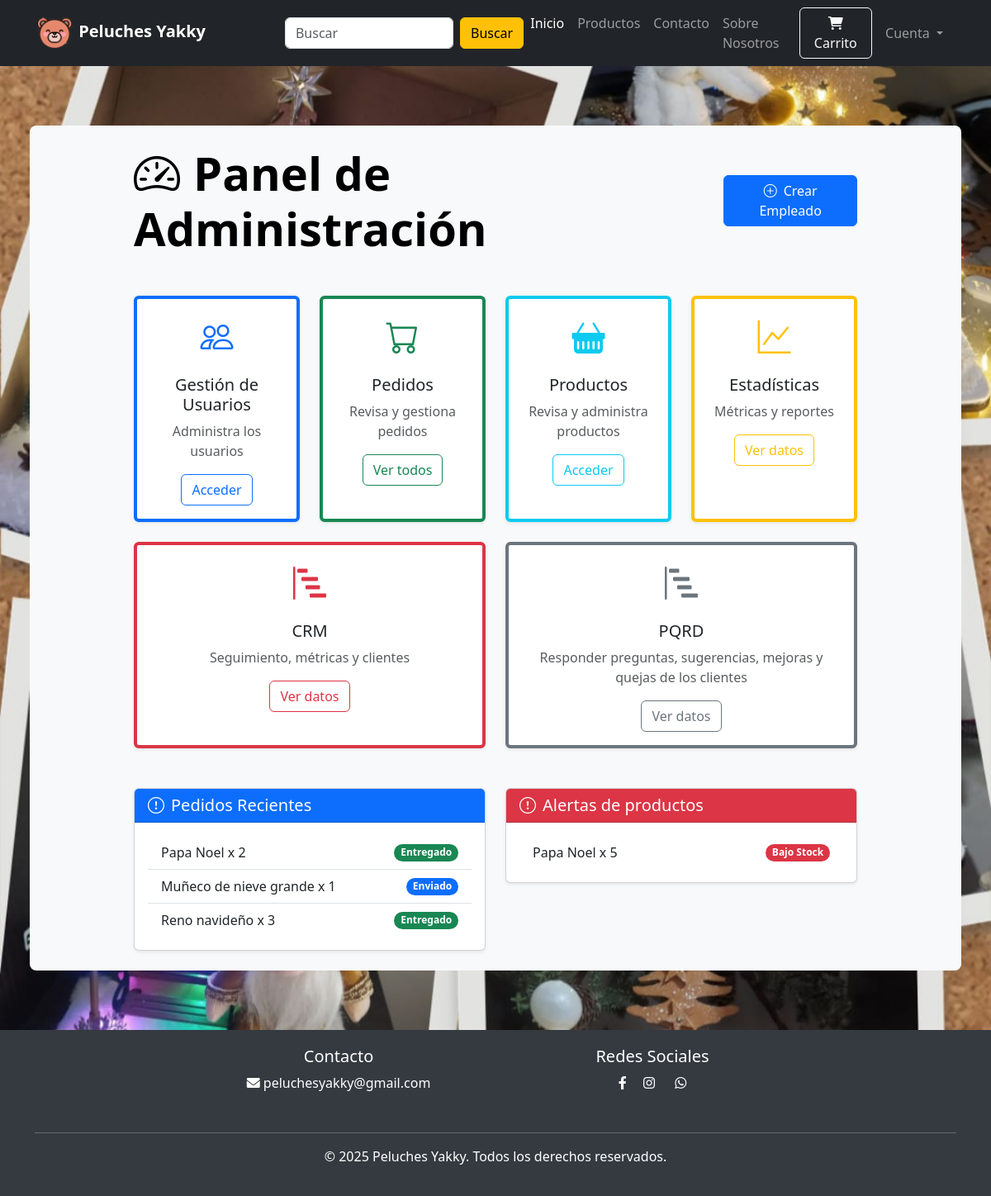
Page /adminvista (signed in) on the committed database.
### website/models/order_model.py (models this page shows, shortened)
class Order(db.Model):
    id = db.Column(db.Integer, primary_key=True)
    quantity = db.Column(db.Integer, nullable=False)
    price = db.Column(db.Float, nullable=False)
    status = db.Column(db.String(100), default="Pendiente")
    payment_id = db.Column(db.String(1000), default=lambda: str(uuid.uuid4())[:8])
    address = db.Column(db.String(1000), nullable=False)
    phone = db.Column(db.String(20), nullable=False)
    forma_pago = db.Column(db.String(20), nullable=False)
    fecha_creacion = db.Column(db.DateTime(), default=datetime.utcnow)
    customer_link = db.Column(db.Integer, db.ForeignKey("customer.id"), nullable=False)
    product_link = db.Column(db.Integer, db.ForeignKey("product.id"), nullable=False)

### website/models/producto_model.py (models this page shows, shortened)
class Product(db.Model):
    id = db.Column(db.Integer, primary_key=True)
    product_name = db.Column(db.String(100), nullable=False)
    current_price = db.Column(db.Integer, nullable=False)
    precio_costo = db.Column(db.Integer, nullable=False)  # tarea
    previous_price = db.Column(db.Integer, nullable=False)
    in_stock = db.Column(db.Integer, nullable=False)
    product_picture = db.Column(db.String(1000), nullable=False)
    flash_sale = db.Column(db.Boolean, default=False)
    date_added = db.Column(db.DateTime, default=datetime.utcnow)
    descripcion = db.Column(db.String(1000), nullable=False)
    is_deleted = db.Column(db.Boolean, default=False)
    carts = db.relationship(
        "Cart", backref=db.backref("product", lazy=True), cascade="all, delete-orphan"
    )
    orders = db.relationship(
        "Order", backref=db.backref("product", lazy=True), cascade="all, delete-orphan"
    )

### website/admin.py (the view)
@admin.route("/adminvista")
@login_required
@rol_required(1)
def adminvista():
    if current_user.id == 1:
        pedidos: Order = Order.query.all()
        productos: Product = (
            Product.query.filter(Product.in_stock < 11).order_by(Product.in_stock).all()
        )
        return render_template("admin.html", pedidos=pedidos, productos=productos)
    return render_template("error_404.html")

### website/models/customer_model.py (called while the page is built)
    @property
    def is_authenticated(self):
        return True  # Para usuarios reales siempre True

### website/templates/admin.html (shortened to what this page needs)
{% extends 'index.html' %}
{% block body %}
<div class="container-fluid fondo py-5" style="min-height: 100vh;">
    <div class="row justify-content-center bg-light m-4 p-4 rounded-3">
        <div class="col-lg-10">
            <div class="d-flex justify-content-between align-items-center mb-5">
                <h1 class="text-black mb-0 display-4 fw-bold">
                    <i class="bi bi-speedometer2 me-3"></i>Panel de Administración
                </h1>
                <div class="d-flex gap-3">
                    <button onclick=" window.location.href='/admin/crear-empleado'" class=" btn btn-primary">
                        <i class="bi bi-plus-circle me-2"></i>Crear Empleado
                    </button>
                </div>
            </div>
            <div class="row g-4">
                <div class="col-md-6 col-lg-3">
                    <div class="card shadow-sm h-100 border-start border-4 border-primary">
                        <div class="card-body text-center">
                            <div class="mb-3">
                                <i class="bi bi-people fs-1 text-primary"></i>
                            </div>
                            <h3 class="h5">Gestión de Usuarios</h3>
                            <p class="text-muted">Administra los usuarios</p>
                            <a href="/usuarios" class="btn btn-outline-primary stretched-link">Acceder</a>
                        </div>
                    </div>
                </div>
                <div class="col-md-6 col-lg-3">
                    <div class="card shadow-sm h-100 border-start border-4 border-success">
                        <div class="card-body text-center">
                            <div class="mb-3">
                                <i class="bi bi-cart fs-1 text-success"></i>
                            </div>
                            <h3 class="h5">Pedidos</h3>
                            <p class="text-muted">Revisa y gestiona pedidos</p>
                            <a href="/ver-pedidos" class="btn btn-outline-success stretched-link">Ver todos</a>
                        </div>
                    </div>
                </div>
                <div class="col-md-6 col-lg-3">
                    <div class="card shadow-sm h-100 border-start border-4 border-info">
                        <div class="card-body text-center">
                            <div class="mb-3">
                                <i class="bi bi-basket-fill fs-1 text-info"></i>
                            </div>
                            <h3 class="h5">Productos</h3>
                            <p class="text-muted">Revisa y administra productos</p>
                            <a href="/ver-productos" class="btn btn-outline-info stretched-link">Acceder</a>
                        </div>
                    </div>
                </div>
                <div class="col-md-6 col-lg-3">
                    <div class="card shadow-sm h-100 border-start border-4 border-warning">
                        <div class="card-body text-center">
                            <div class="mb-3">
                                <i class="bi bi-graph-up fs-1 text-warning"></i>
                            </div>
                            <h3 class="h5">Estadísticas</h3>
                            <p class="text-muted">Métricas y reportes</p>
                            <a href="/ventas" class="btn btn-outline-warning stretched-link">Ver datos</a>
                        </div>
                    </div>
                </div>
                <div class="col-md-6 col-lg-6">
                    <div class="card shadow-sm h-100 border-start border-4 border-danger">
                        <div class="card-body text-center">
                            <div class="mb-3">
                                <i class="bi bi-bar-chart-steps fs-1 text-danger"></i>
                            </div>
                            <h3 class="h5">CRM </h3>
                            <p class="text-muted">Seguimiento, métricas y clientes</p>
                            <a href="/admin/metricas-crm" class="btn btn-outline-danger stretched-link">Ver datos</a>
                        </div>
                    </div>
                </div>
                <div class="col-md-6 col-lg-6">
                    <div class="card shadow-sm h-100 border-start border-4 border-secondary">
                        <div class="card-body text-center">
                            <div class="mb-3">
                                <i class="bi bi-bar-chart-steps fs-1 text-secondary"></i>
                            </div>
                            <h3 class="h5">PQRD</h3>
                            <p class="text-muted">Responder preguntas, sugerencias, mejoras y quejas de los clientes</p>
                            <a href="/admin/gestion-pqrd" class="btn btn-outline-secondary stretched-link">Ver datos</a>
                        </div>
                    </div>
                </div>
            </div>
            <div class="row mt-4 g-4 justify-content-center">
                <div class="col-md-6">
                    <div class="card shadow-sm">
                        <div class="card-header bg-primary text-white">
                            <h5 class="mb-0"><i class="bi bi-exclamation-circle me-2"></i>Pedidos Recientes</h5>
                        </div>
                        <div class="card-body">
                            <ul class="list-group list-group-flush ">
                                {% if pedidos | length < 1 %} <li
                                    class="list-group-item d-flex  justify-content-between align-items-center">
                                    No hay pedidos recientes
                                    </li>
                                    {% else %} {% for item in pedidos[:3] %} <li
                                        class="list-group-item d-flex  justify-content-between align-items-center">
                                        {{item.product.product_name}} x {{item.quantity}}
                                        {% if item.status == "Entregado" %}
                                        <span class="badge bg-success rounded-pill ">{{item.status}}</span>
                                        {% elif item.status == "Enviado" %}
                                        <span class="badge bg-primary rounded-pill">{{item.status}}</span>
                                        {% else %}
                                        <span class="badge bg-warning rounded-pill text-black">{{item.status}}</span>
                                        {% endif %}
                                    </li>
                                    {% endfor %}
                                    {% endif %}
                            </ul>
                        </div>
                    </div>
                </div>
                <div class="col-md-6">
                    <div class="card shadow-sm">
                        <div class="card-header bg-danger text-white">
                            <h5 class="mb-0"><i class="bi bi-exclamation-circle me-2"></i>Alertas de productos</h5>
                        </div>
                        <div class="card-body">
                            <ul class="list-group list-group-flush ">
                                {% if productos | length < 1 %} <li
                                    class="list-group-item d-flex  justify-content-between align-items-center">
                                    No hay productos agregados
                                    </li>
                                    {% else %} {% for producto in productos %} <li
                                        class="list-group-item d-flex  justify-content-between align-items-center">
                                        {{producto.product_name}} x {{producto.in_stock}}
                                        {% if producto.in_stock == 10 %}
                                        <span class="badge bg-success rounded-pill ">Suficiente</span>
                                        {% elif producto.in_stock > 5 and producto.in_stock < 10 %} <span
                                            class="badge bg-warning rounded-pill text-black">Poco stock</span>
                                            {% elif producto.in_stock >= 1 and producto.in_stock <= 5 %} <span
                                                class="badge bg-danger rounded-pill text-white">Bajo Stock</span>
                                                {% else %}
                                                <span class="badge bg-danger rounded-pill text-white">No hay
                                                    stock</span>
                                                {% endif %}
                                    </li>
                                    {% endfor %}
                                    {% endif %}
                            </ul>
                        </div>
                    </div>
                </div>
            </div>
        </div>
    </div>
</div>
{% endblock %}

### website/static/css/style.css (style rules this page uses)
.fondo { background-image: url(../img/fondo.png); background-position: center; background-repeat: repeat; background-attachment: fixed; background-size: cover; }

### website/templates/admin.html (style rules this page uses)
.card { transition: transform 0.3s, box-shadow 0.3s; }

### rows in the picture
Order: product.product_name "Papa Noel", quantity "2", status "Entregado"
Order: product.product_name "Muñeco de nieve grande", quantity "1", status "Enviado"
Order: product.product_name "Reno navideño", quantity "3", status "Entregado"
Product: product_name "Papa Noel", in_stock "5", shows "Bajo Stock"
